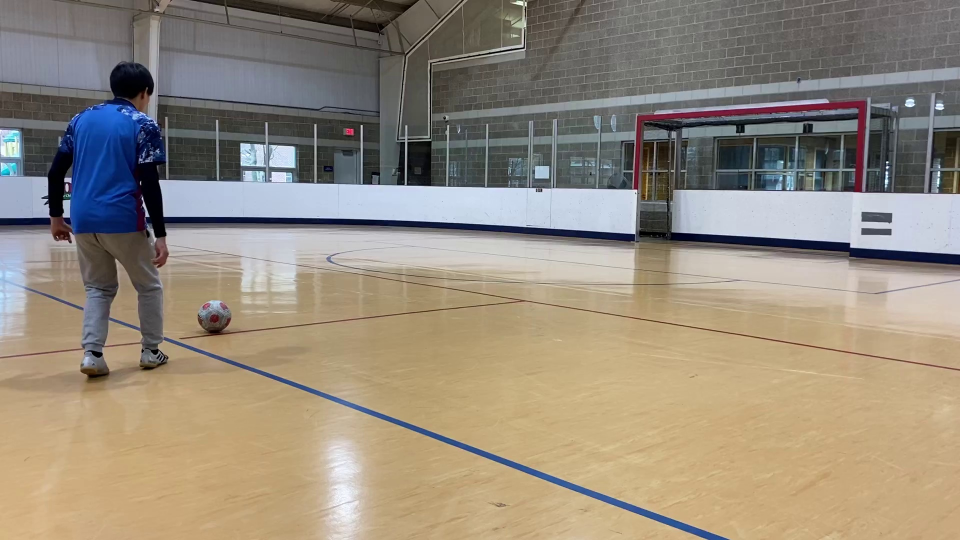
#> input picture revised_videos/frames/2372_frames/f0001.jpg, 1920 x 1080 px, found by its file name (shown at 1/2 size)
$ jupyter execute --allow-errors fundamental.ipynb   (shell and % lines are left out)
#> lines starting #> are read from the running program, lines starting #| are printed output that depends on the picture
# Fundamental Matrix Estimation, Camera Calibration, Triangulation (Python)
## Usage
This code snippet provides an overall code structure and some interactive plot interfaces for the Fundamental Matrix Estimation, Camera Calibration, Triangulation section of MP 3. We outline the required functionalities step by step. Feel free to make modifications on the starter code if it's necessary.

## Package installation
- You will need [GUI backend](https://matplotlib.org/faq/usage_faq.html#what-is-a-backend) to enable interactive plots in `matplotlib`.
- `numpy`
- `PIL`

#### Common imports

[cell 1]
from PIL import Image
import numpy as np
import matplotlib.pyplot as plt

#### Part (1)

[cell 2]
# [48 lines left out: functions get_residual, plot_fundamental, not called in this run]

[cell 3]
a = np.array([[3],[2],[1]])
b = 2
c = 3

np.c_[a*b, a*c]

[cell 4]
# write your code here for part estimating essential matrices
# [114 lines left out: functions fit_fundamental, fit_fundamental_normalized, not called in this run]

[cell 5]
# # Fundamental matrix estimation
# name = 'library'
# # You also need to report results for name = 'lab'
# name = 'lab'

# A = np.c_[up*u, up*v, up, vp*u, vp*v, vp, u, v, np.ones_like(u)]


# I1 = Image.open('./{:s}1.jpg'.format(name))
# I2 = Image.open('./{:s}2.jpg'.format(name))
# matches = np.loadtxt('./{:s}_matches.txt'.format(name))
# N = len(matches)
# # fit_fundamental(matches)
# # fit_fundamental_normalized(matches, I1.size, I2.size)

# # a = np.repeat(np.array([[1,2,3], [4,5,6]]), 3)
# # a.reshape(2,9).T

p = np.diag(np.array([3,3,3]))
p[0,2] = 9
p[1,2] = 4
p

[cell 6]
# Fundamental matrix estimation
name = 'example_files/library'
# [5 lines of commented-out code are left out]
I1 = Image.open('revised_videos/frames/0679_frames/f0001.jpg')
#> I1 is the input picture: PIL image 1920x1080 RGB; mean R, G, B 149.2, 139.1, 124.4
I2 = Image.open('revised_videos/frames/2363_frames/f0001.jpg')
#> (the rest of this cell did not finish here and is left out)

[cell 7]
# [41 lines of commented-out code are left out]

[cell 8]
# bbox_select(dir_="revised_videos/frames/0679_frames/f0036.jpg", frame=20)

[cell 9]
def read_text(dir):
    f = open(dir, 'r')
    coordinates = np.zeros((8,2))
    for idx, line in enumerate(f):
        x, y = line.split(',')
        coordinates[idx][0] = float(x)
        coordinates[idx][1] = float(y)

    return coordinates

def create_match_text(dir1, dir2, output):
    coord1 = read_text("background_keypoints_angle1.txt")
    coord2 = read_text("background_keypoints_angle2.txt")

    match_coordinates = np.zeros((8,4))
    f = open(output, 'w')
    for i in range(8):
        f.write(str(coord1[i][0])+ " " + str(coord1[i][1])+ " " + str(coord2[i][0]) + " " + str(coord2[i][1])+ "\n")
        # x, y = line.split(',')
        # coordinates[idx][0] = float(x)
        # coordinates[idx][1] = float(y)

    return


#> (the rest of this cell did not finish here and is left out)

[cell 10]
## Display two images side-by-side with matches
## this code is to help you visualize the matches, you don't need
## to use it to produce the results for the assignment
I3 = np.zeros((I1.size[1],I1.size[0]*2,3))
I3[:,:I1.size[0],:] = I1
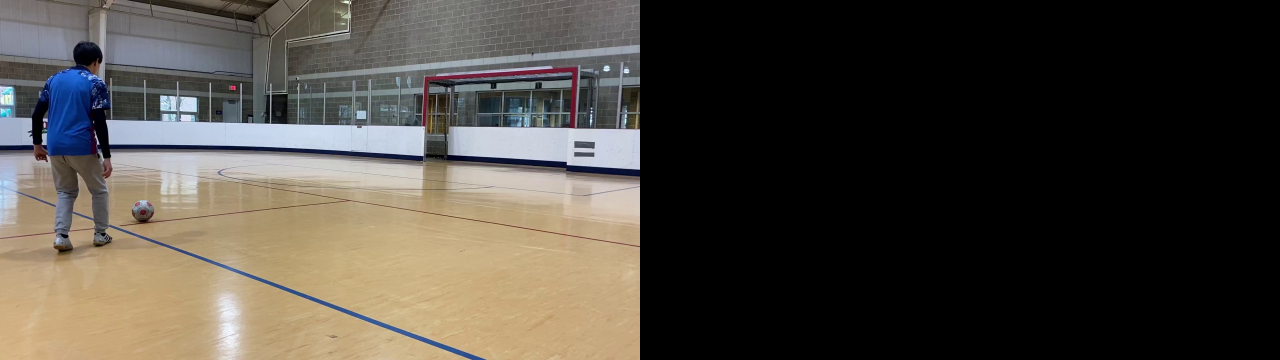
#> I3: shape (1080, 3840, 3) float64 (shown at 1/3 size); mean R, G, B 74.6, 69.5, 62.2
I3[:,I1.size[0]:,:] = I2
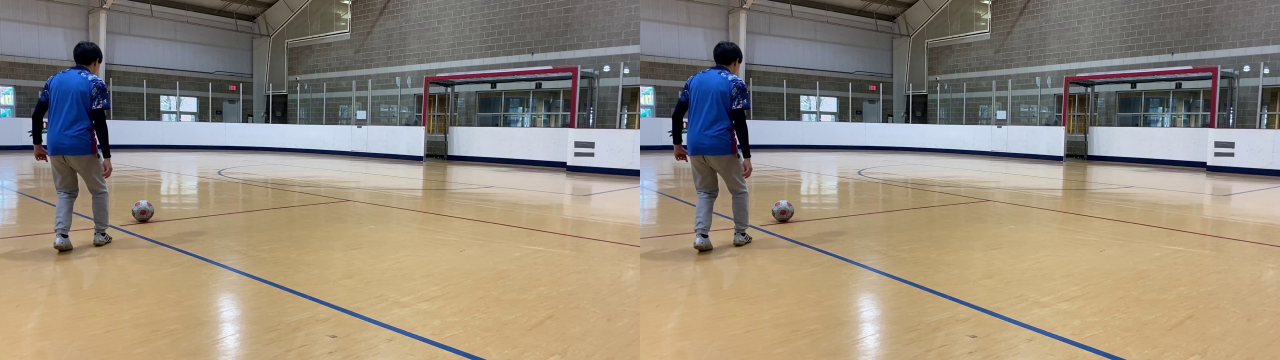
#> I3: shape (1080, 3840, 3) float64 (shown at 1/3 size); mean R, G, B 149.2, 139.1, 124.4
fig, ax = plt.subplots(figsize=(15,10))
ax.set_aspect('equal')
#> (the rest of this cell did not finish here and is left out)

$ run again, with revised_videos/frames/0679_frames/f0036.jpg copied over revised_videos/frames/2372_frames/f0001.jpg
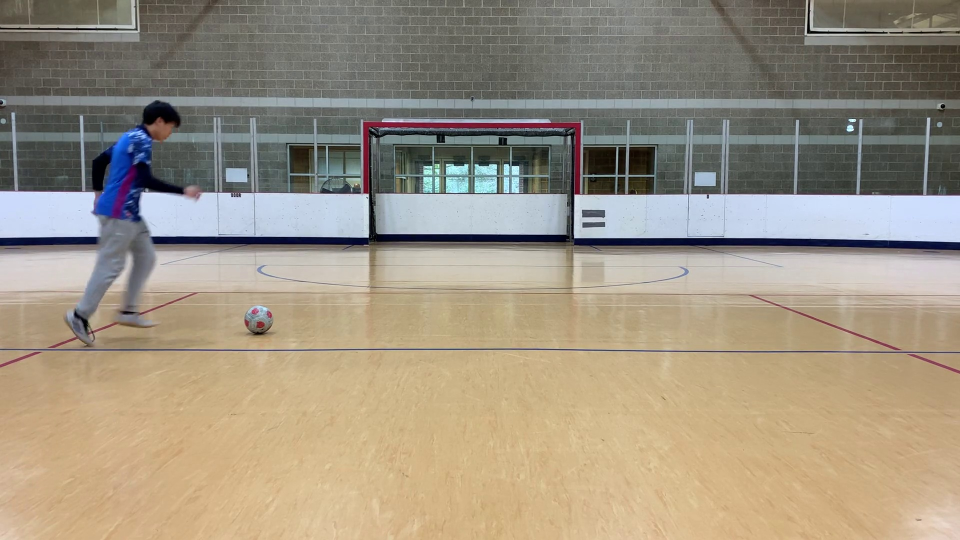
#> input picture revised_videos/frames/0679_frames/f0036.jpg, 1920 x 1080 px, found by its file name (shown at 1/2 size)
#> I1 is the input picture: PIL image 1920x1080 RGB; mean R, G, B 157.8, 147.4, 130.1
#> `I3[:,:I1.size[0],:] = I1`:
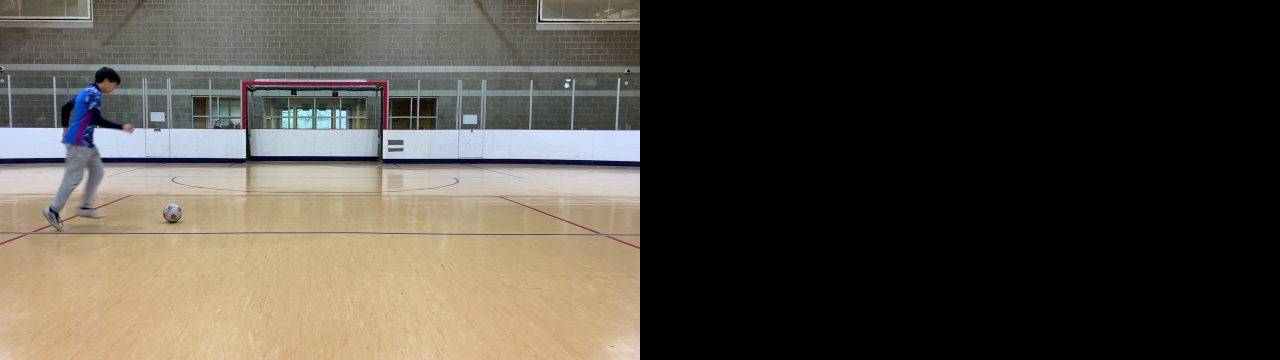
#> I3: shape (1080, 3840, 3) float64 (shown at 1/3 size); mean R, G, B 78.9, 73.7, 65
#> `I3[:,I1.size[0]:,:] = I2`:
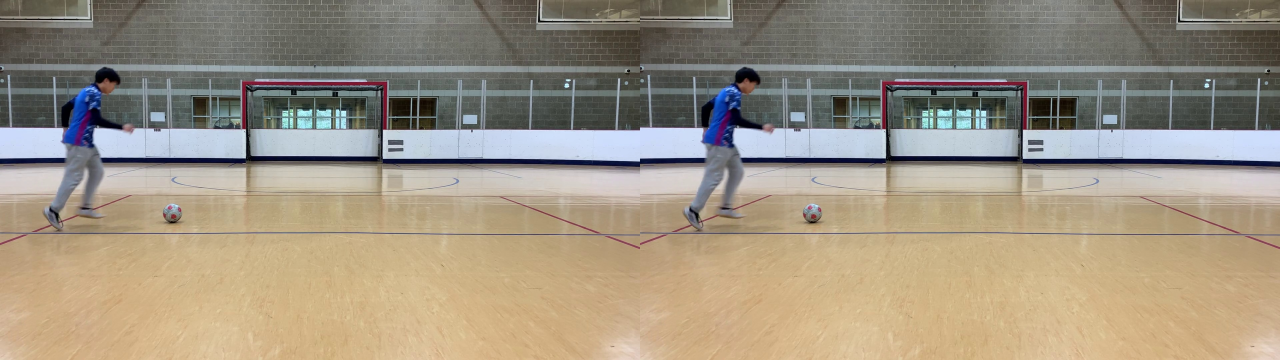
#> I3: shape (1080, 3840, 3) float64 (shown at 1/3 size); mean R, G, B 157.8, 147.4, 130.1
